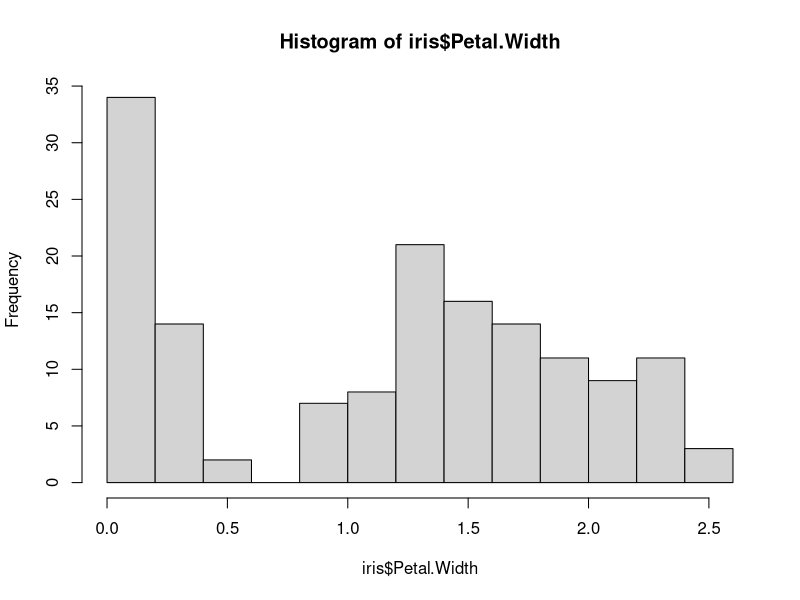
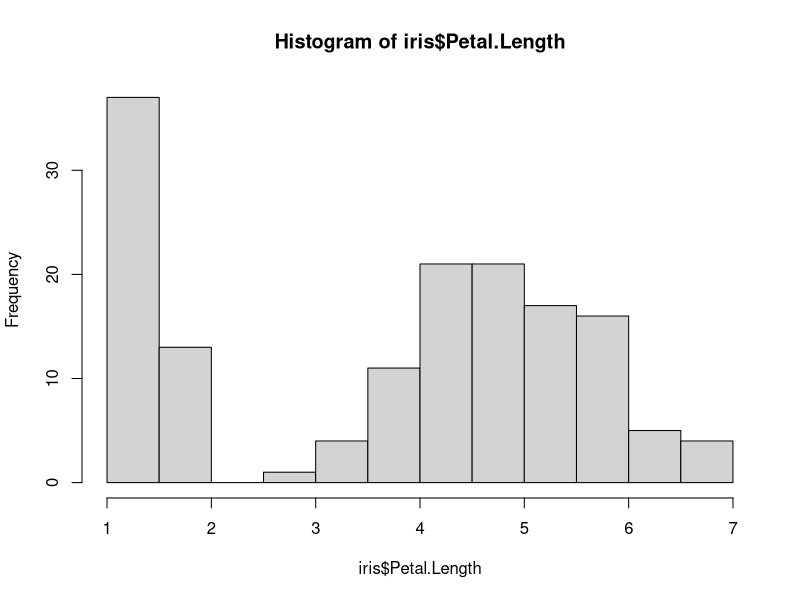
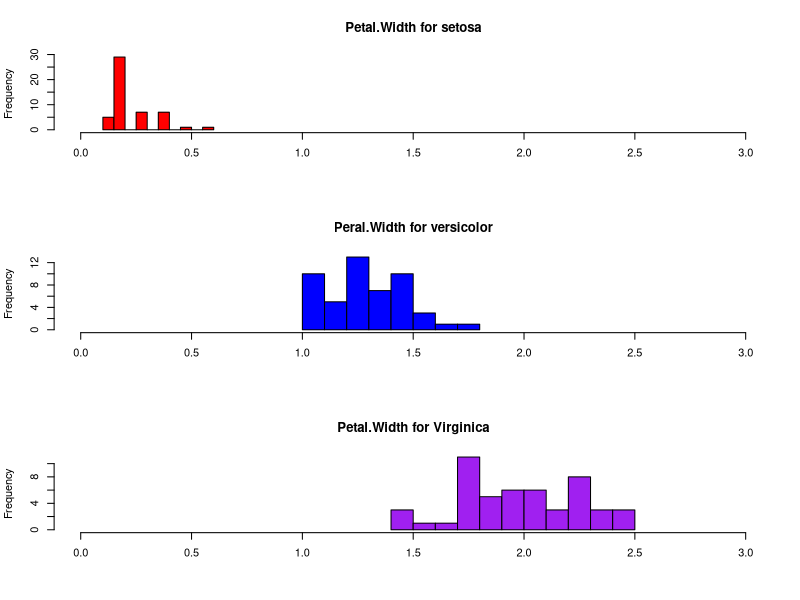

Here is the R script that generated these plots, in order:
library(datasets)

head(iris)

# Basic histograms
hist(iris$Petal.Width)
hist(iris$Petal.Length)

# Bistograms with options

# To show 3 graphs together
par(mfrow = c(3, 1))

# Showing 3 different graphs
# [iris$Species == "setosa"] and alike in the following examples are called selectors
hist(iris$Petal.Width [iris$Species == "setosa"],
     xlim = c(0, 3),
     breaks = 9,
     xlab = "",
     main = "Petal.Width for setosa",
     col = "red")

hist(iris$Petal.Width [iris$Species == "versicolor"],
     xlim = c(0, 3),
     xlab = "",
     breaks = 9,
     main = "Peral.Width for versicolor",
     col = "blue")

hist(iris$Petal.Width [iris$Species == "virginica"],
     xlim = c(0, 3),
     xlab = "",
     breaks = 9,
     main = "Petal.Width for Virginica",
     col = "purple")

par(mfrow = c(1, 1))
detach("package:datasets", unload = TRUE)
dev.off()